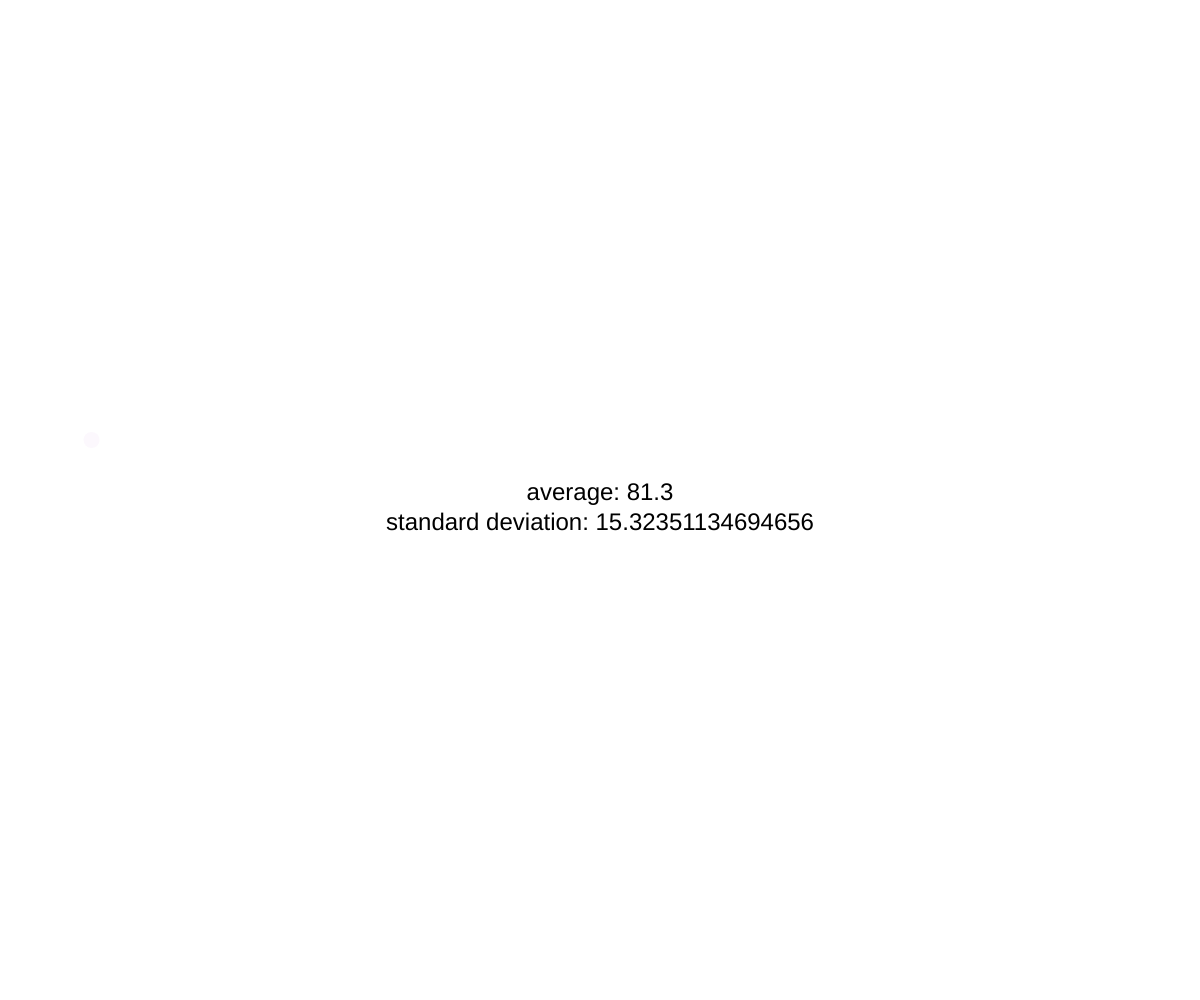
Frame 1 (no input)
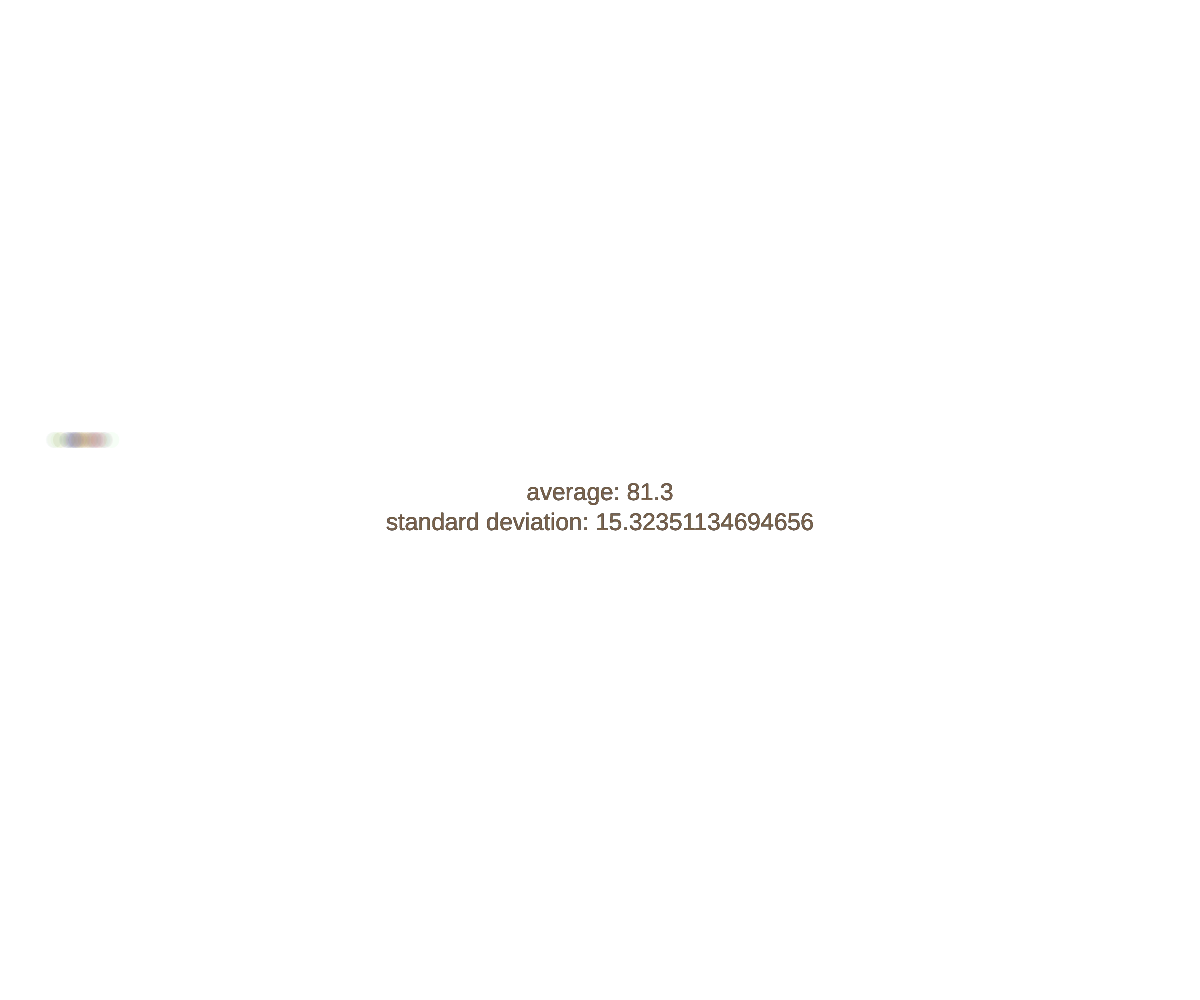
Frame 60 (no input)
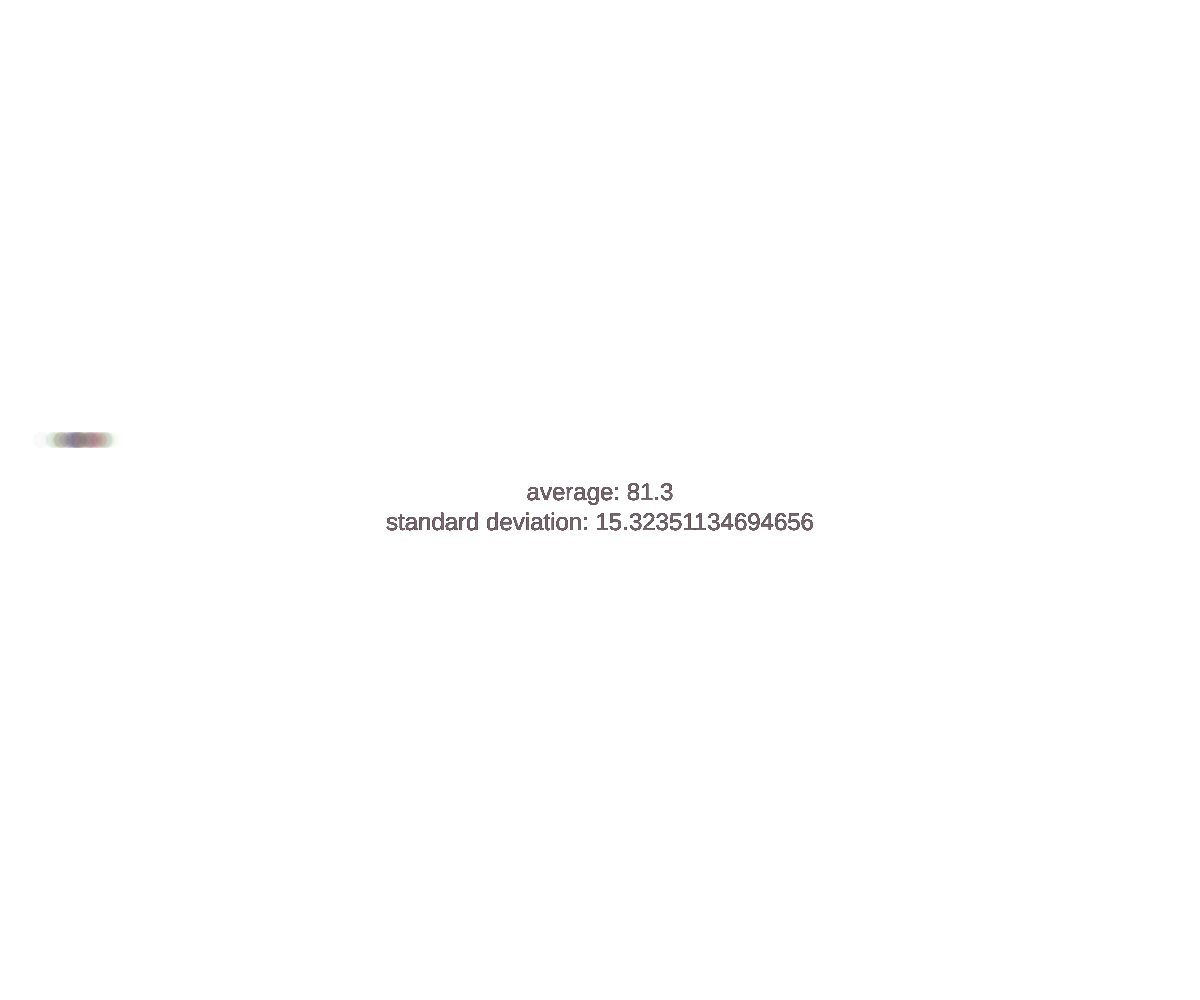
Frame 120 (the mouse pressed at the canvas centre since frame 60)

The p5.js sketch that drew these frames (run headless with seeded random() and noise() and a simulated clock; from frame 60 on, the mouse is pressed at the canvas centre):

// p5.js sketch
// ── sketch.js
let values = [85, 82, 88, 85, 86, 93, 98, 40, 73, 83];
let amount = values.length;

let total = 0;
let mean;
let variance = 60;
let sd;

function setup() {
    createCanvas(windowWidth, windowHeight);
    background(255);

    // Calculate mean or average
    for (let i = 0; i < values.length; i++) {
        total += values[i];
    }
    console.log(total)
    mean = total / amount;
    console.log(mean)

    // Calculate variance
    for (let i = 0; i < values.length; i++) {
        variance += (values[i] - mean) ** 2
    }
    variance /= amount;
    sd = sqrt(variance);
}

function draw() {
    textAlign(CENTER);
    textSize(24)
    text(`average: ${mean}`, width / 2, height / 2);

    text(`standard deviation: ${sd}`, width / 2, height / 2 + 30)

    noStroke();
    fill(0, 10);
    let x = randomGaussian(mean, sd);
    // let x = mean * randomGaussian() + sd;

    fill(random(255), random(255), random(255), 10);
    circle(x, height / 2 - 60, 16);

}
